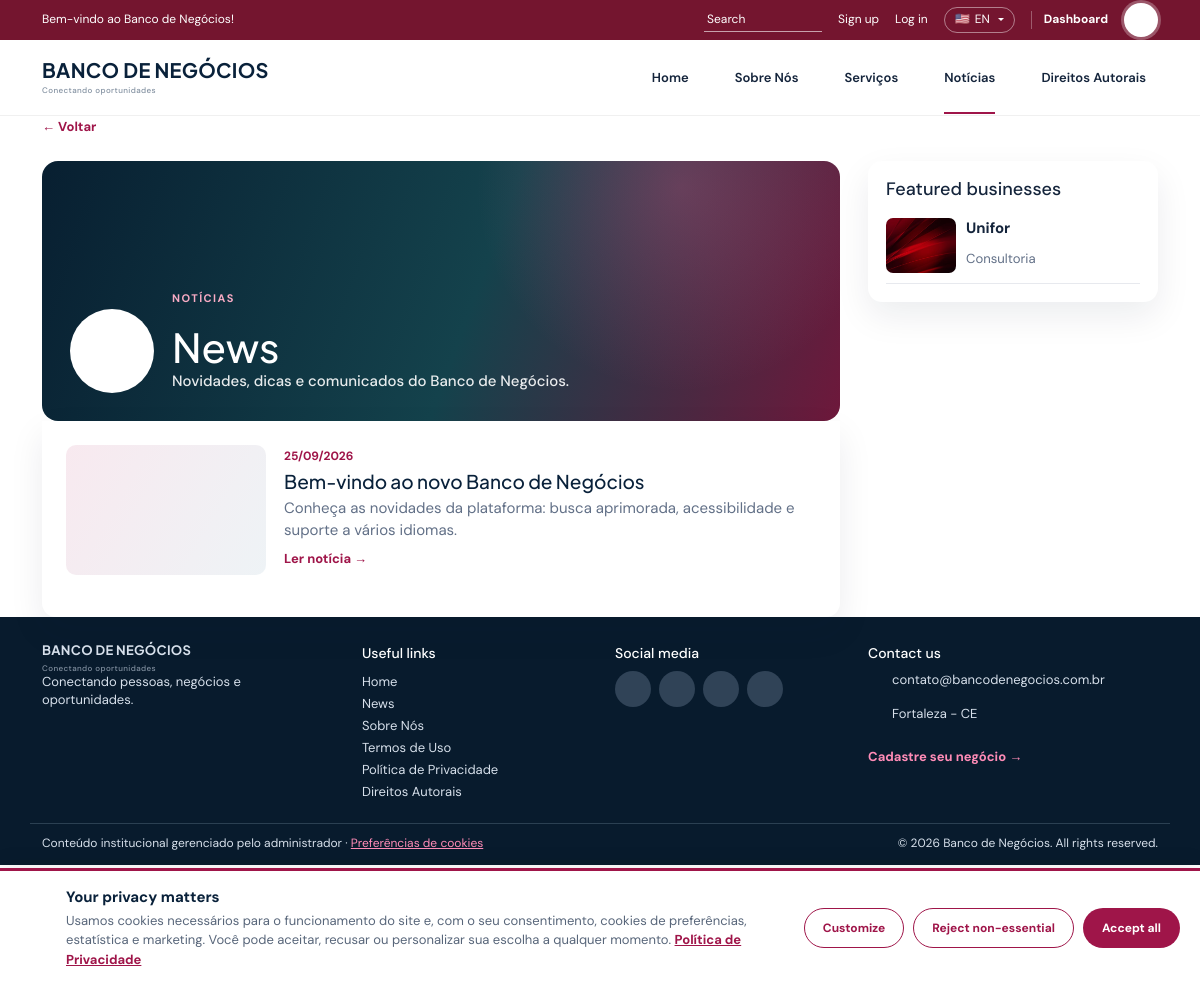
The page /noticias.php?lang=en on the database its author committed.
### tables this page shows
CREATE TABLE IF NOT EXISTS idiomas (
  id INT AUTO_INCREMENT PRIMARY KEY,
  codigo VARCHAR(10) NOT NULL UNIQUE,
  nome VARCHAR(60) NOT NULL,
  bandeira VARCHAR(16) NOT NULL DEFAULT '',
  padrao TINYINT(1) NOT NULL DEFAULT 0,
  ativo TINYINT(1) NOT NULL DEFAULT 1,
  ordem INT NOT NULL DEFAULT 0
);

CREATE TABLE IF NOT EXISTS menu_itens (
  id INT AUTO_INCREMENT PRIMARY KEY,
  titulo VARCHAR(120) NOT NULL,
  url VARCHAR(255) NOT NULL,
  parent_id INT NULL,
  ordem INT NOT NULL DEFAULT 0,
  status TINYINT(1) NOT NULL DEFAULT 1,
  criado_em TIMESTAMP DEFAULT CURRENT_TIMESTAMP,
  FOREIGN KEY(parent_id) REFERENCES menu_itens(id) ON DELETE CASCADE
);

CREATE TABLE IF NOT EXISTS noticias (
  id INT AUTO_INCREMENT PRIMARY KEY,
  titulo VARCHAR(200) NOT NULL,
  slug VARCHAR(220) NOT NULL UNIQUE,
  resumo VARCHAR(400) NULL,
  conteudo LONGTEXT NOT NULL,
  imagem VARCHAR(255) NULL,
  autor VARCHAR(120) NULL,
  destaque TINYINT(1) NOT NULL DEFAULT 0,
  status TINYINT(1) NOT NULL DEFAULT 1,
  publicado_em DATETIME NOT NULL DEFAULT CURRENT_TIMESTAMP,
  criado_em TIMESTAMP DEFAULT CURRENT_TIMESTAMP
);

CREATE TABLE IF NOT EXISTS anuncios (
  id INT AUTO_INCREMENT PRIMARY KEY,
  usuario_id INT NULL,
  categoria_id INT NULL,
  titulo VARCHAR(180) NOT NULL,
  descricao TEXT NOT NULL,
  tipo VARCHAR(20) NOT NULL DEFAULT 'servico',
  imagem_destaque VARCHAR(255),
  logo VARCHAR(255) NULL,
  link VARCHAR(255) NULL,
  whatsapp VARCHAR(30),
  localizacao VARCHAR(120),
  avaliacao DECIMAL(2,1) DEFAULT 0,
  status ENUM('ativo','inativo') DEFAULT 'ativo',
  data_criacao TIMESTAMP DEFAULT CURRENT_TIMESTAMP,
  FOREIGN KEY(usuario_id) REFERENCES usuarios(id) ON DELETE SET NULL,
  FOREIGN KEY(categoria_id) REFERENCES categorias(id) ON DELETE SET NULL
);

CREATE TABLE IF NOT EXISTS categorias (
  id INT AUTO_INCREMENT PRIMARY KEY,
  nome VARCHAR(120) NOT NULL,
  icone VARCHAR(120) DEFAULT '✦',
  slug VARCHAR(140) UNIQUE NOT NULL,
  destaque TINYINT(1) NOT NULL DEFAULT 0
);

CREATE TABLE IF NOT EXISTS redes_sociais (
  id INT AUTO_INCREMENT PRIMARY KEY,
  rede VARCHAR(30) NOT NULL,
  nome VARCHAR(60) NOT NULL,
  url VARCHAR(255) NOT NULL,
  ordem INT NOT NULL DEFAULT 0,
  ativo TINYINT(1) NOT NULL DEFAULT 1
);

### noticias.php (the view, shortened to what the rows shown need)
<?php
require_once __DIR__ . '/config/database.php';
require_once __DIR__ . '/includes/functions.php';
$perPage = 6;
$pageNum = max(1, (int)($_GET['p'] ?? 1));
$total = (int)(db_one($pdo, 'SELECT COUNT(*) n FROM noticias WHERE status=1 AND publicado_em<=NOW()')['n'] ?? 0);
$pages = max(1, (int)ceil($total / $perPage));
$pageNum = min($pageNum, $pages);
$news = get_news($pdo, $perPage, ($pageNum - 1) * $perPage);
$lead = $news[0] ?? null;
$sidebarAds = get_featured_ads($pdo, 5) ?: get_ads($pdo, 5);
$page_title = t('news.title') . ' | ' . setting($pdo, 'site_name', 'Banco de Negócios');
include __DIR__ . '/includes/header.php';
?>
<main id="conteudo" class="container inner-page profile-page">
  <div class="profile-layout">
    <article>
      <div class="profile-hero" style="<?= !empty($lead['imagem']) ? "background-image:linear-gradient(90deg,rgba(8,31,49,.88),rgba(8,31,49,.25)),url('" . e($lead['imagem']) . "')" : '' ?>">
        <div><p class="eyebrow"><?= e(t('news.eyebrow')) ?></p><h1><?= e(t('news.title')) ?></h1><strong><?= e(t('news.subtitle')) ?></strong></div>
      </div>
      <div class="profile-body">
        <?php if (!$news): ?>
          <p class="muted"><?= e(t('news.empty')) ?></p>
        <?php else: ?>
          <div class="news-list">
            <?php foreach ($news as $n): ?>
            <article class="news-row">
              <a class="news-row-cover" href="noticia.php?slug=<?= urlencode($n['slug']) ?>" tabindex="-1" aria-hidden="true">
                <?php if (!empty($n['imagem'])): ?><img src="<?= e($n['imagem']) ?>" alt="" loading="lazy"><?php else: ?><span class="news-card-placeholder"><?= svg_icon('megafone', 'icon-benefit') ?></span><?php endif; ?>
              </a>
              <div>
                <time datetime="<?= e(date('Y-m-d', strtotime($n['publicado_em']))) ?>"><?= e(date('d/m/Y', strtotime($n['publicado_em']))) ?></time>
                <h2><a href="noticia.php?slug=<?= urlencode($n['slug']) ?>"><?= e($n['titulo']) ?></a></h2>
                <?php if (!empty($n['resumo'])): ?><p><?= e($n['resumo']) ?></p><?php endif; ?>
                <a class="news-card-more" href="noticia.php?slug=<?= urlencode($n['slug']) ?>"><?= e(t('news.read_more')) ?></a>
              </div>
            </article>
            <?php endforeach; ?>
          </div>
        <?php endif; ?>
      </div>
    </article>
    <aside class="profile-sidebar">
      <h2><?= e(t('home.ads_title')) ?></h2>
      <?php foreach ($sidebarAds as $other): ?>
      <a class="sidebar-ad" href="<?= e(ad_profile_url($other)) ?>">
        <?php if (ad_cover($other)): ?><img src="<?= e(ad_cover($other)) ?>" alt=""><?php else: ?><span class="sidebar-thumb"><?= e(initials($other['titulo'])) ?></span><?php endif; ?>
        <span><strong><?= e($other['titulo']) ?></strong><small><?= e($other['categoria'] ?? '') ?></small></span>
      </a>
      <?php endforeach; ?>
    </aside>
  </div>
</main>
<?php include __DIR__ . '/includes/footer.php'; ?>

### includes/header.php (shortened to what the rows shown need)
<?php
require_once __DIR__ . '/functions.php';
$pdo = $pdo ?? null;
$lang = current_lang();
$sitePages = page_settings($pdo);
$menuItems = get_menu_items($pdo);
$navTheme = setting($pdo, 'nav_theme', 'light');
$languages = get_languages($pdo);
$currentLanguage = $languages[0];
foreach ($languages as $l) if ($l['codigo'] === $lang) $currentLanguage = $l;
$menuParents = array_values(array_filter($menuItems, fn($i) => empty($i['parent_id'])));
$isHome = basename($_SERVER['SCRIPT_NAME'] ?? '') === 'index.php';
?><!doctype html>
<html lang="<?= e(html_lang()) ?>">
<head>
<link href="https://cdn.jsdelivr.net/npm/bootstrap@5.3.8/dist/css/bootstrap.min.css" rel="stylesheet">
<link rel="stylesheet" href="assets/css/style.css?v=6">
</head>
<body class="<?= $isHome ? 'is-home' : 'is-inner' ?>" data-lang="<?= e(html_lang()) ?>">
<div class="topbar">
  <div class="container topbar-inner">
    <div class="top-actions">
        <button aria-label="<?= e(t('search.button')) ?>"><?= svg_icon('busca', 'icon-sm') ?></button>
      <?php if (count($languages) > 1): ?>
      <div class="dropdown lang-control">
        <button class="lang-toggle dropdown-toggle" type="button" data-bs-toggle="dropdown" aria-expanded="false" aria-label="<?= e(t('top.language')) ?>: <?= e($currentLanguage['nome']) ?>">
          <span aria-hidden="true"><?= e($currentLanguage['bandeira'] ?: '🌐') ?></span> <?= e(strtoupper($currentLanguage['codigo'])) ?>
        </button>
      </div>
      <?php endif; ?>
    </div>
  </div>
</div>
<header class="site-header">
  <div class="container header-inner">
    <nav class="nav-theme-<?= e($navTheme) ?>" aria-label="Navegação principal">
      <?php foreach ($menuParents as $item):
        $active = is_current_url($item['url']);
        $menuTitle = tc('menu.' . $item['id'], $item['titulo']);
      ?>
      <div class="nav-item<?= $item['has_children'] ? ' has-children dropdown' : '' ?>">
        <a href="<?= e($item['url']) ?>" class="<?= $active ? 'active' : '' ?><?= $item['has_children'] ? ' dropdown-toggle' : '' ?>"<?= $item['has_children'] ? ' data-bs-toggle="dropdown" aria-expanded="false"' : '' ?><?= $active ? ' aria-current="page"' : '' ?>><?= e($menuTitle) ?></a>
      </div>
      <?php endforeach; ?>
    </nav>
  </div>
</header>

### includes/functions.php (shortened to what the rows shown need)
<?php
function e(?string $value): string
{
    return htmlspecialchars((string)$value, ENT_QUOTES, 'UTF-8');
}
function db_rows(?PDO $pdo, string $sql, array $params = []): array
{
    try {
        $st = $pdo->prepare($sql);
        $st->execute($params);
        return $st->fetchAll();
    } catch (Throwable $e) {
        return [];
    }
}
function db_one(?PDO $pdo, string $sql, array $params = []): ?array
{
    $r = db_rows($pdo, $sql, $params);
    return $r[0] ?? null;
}
function ad_profile_url(array $ad): string
{
    return 'perfil.php?id=' . (int)($ad['id'] ?? 0);
}
function ad_cover(array $ad): string
{
    return (string)($ad['imagem_destaque'] ?? $ad['imagem'] ?? '');
}
function ensure_schema(?PDO $pdo): void
{
    static $done = false;
    if ($done || !$pdo) return;
    $done = true;
    $row = db_one($pdo, 'SELECT valor FROM configuracoes WHERE chave=?', ['schema_version']);
    if ((int)($row['valor'] ?? 0) >= SCHEMA_VERSION) return;
}
function setting(?PDO $pdo, string $key, string $default = ''): string
{
    $cache = $GLOBALS['__bn_settings'] ?? [];
    return array_key_exists($key, $cache) ? (string)$cache[$key] : $default;
}
function get_languages(?PDO $pdo, bool $onlyActive = true): array
{
    static $cache = [];
    $k = $onlyActive ? 'a' : 't';
    if (isset($cache[$k])) return $cache[$k];
    $rows = db_rows($pdo, 'SELECT * FROM idiomas' . ($onlyActive ? ' WHERE ativo=1' : '') . ' ORDER BY ordem,id');
    return $cache[$k] = $rows;
}
function default_language(?PDO $pdo): string
{
    foreach (get_languages($pdo) as $l) if ((int)$l['padrao'] === 1) return $l['codigo'];
    return get_languages($pdo)[0]['codigo'] ?? 'pt';
}
function current_lang(): string
{
    static $lang = null;
    if ($lang !== null) return $lang;
    global $pdo;
    $codes = array_column(get_languages($pdo ?? null), 'codigo');
    $candidate = $_GET['lang'] ?? $_SESSION['lang'] ?? $_COOKIE['bn_lang'] ?? null;
    if (is_string($candidate) && in_array($candidate, $codes, true)) {
        $lang = $candidate;
    } else {
        $lang = default_language($pdo ?? null);
    }
    return $lang;
}
function html_lang(): string
{
    $map = ['pt' => 'pt-BR', 'en' => 'en', 'es' => 'es'];
    $l = current_lang();
    return $map[$l] ?? $l;
}
function load_translations(?PDO $pdo, string $lang): array
{
    static $cache = [];
    if (!isset($cache[$lang])) {
        $cache[$lang] = [];
        foreach (db_rows($pdo, 'SELECT chave,valor FROM traducoes WHERE idioma=?', [$lang]) as $r) $cache[$lang][$r['chave']] = $r['valor'];
    }
    return $cache[$lang];
}
function t(string $key, array $vars = []): string
{
    global $pdo;
    static $base = null;
    if ($base === null) $base = require __DIR__ . '/i18n.php';
    $lang = current_lang();
    $tr = load_translations($pdo ?? null, $lang);
    $text = $tr[$key] ?? null;
    if ($text === null || $text === '') {
        $def = default_language($pdo ?? null);
        if ($def !== $lang) $text = load_translations($pdo ?? null, $def)[$key] ?? null;
    }
    if ($text === null || $text === '') $text = $base[$key] ?? $key;
    return $text;
}
function tc(string $key, ?string $original): string
{
    global $pdo;
    $lang = current_lang();
    $tr = load_translations($pdo ?? null, $lang);
    $val = $tr['conteudo.' . $key] ?? '';
    return $val !== '' ? $val : (string)$original;
}
function lang_url(string $code): string
{
    $q = $_GET;
    $q['lang'] = $code;
    $path = strtok($_SERVER['REQUEST_URI'] ?? 'index.php', '?');
    return $path . '?' . http_build_query($q);
}
function get_featured_ads(?PDO $pdo, int $limit = 4): array
{
    return db_rows($pdo, 'SELECT a.*,c.nome categoria FROM anuncio_destaques d JOIN anuncios a ON a.id=d.anuncio_id LEFT JOIN categorias c ON c.id=a.categoria_id WHERE d.ativo=1 AND a.status="ativo" ORDER BY d.ordem,d.anuncio_id LIMIT ' . max(1, $limit));
}
function page_settings(?PDO $pdo): array
{
    return db_rows($pdo, 'SELECT * FROM paginas WHERE status=1 ORDER BY ordem,id');
}
function get_social_links(?PDO $pdo, bool $onlyActive = true): array
{
    return db_rows($pdo, 'SELECT * FROM redes_sociais' . ($onlyActive ? ' WHERE ativo=1' : '') . ' ORDER BY ordem,id');
}
function get_news(?PDO $pdo, int $limit = 20, int $offset = 0, int $exceptId = 0): array
{
    return db_rows($pdo, 'SELECT * FROM noticias WHERE status=1 AND publicado_em<=NOW() AND id<>? ORDER BY destaque DESC, publicado_em DESC LIMIT ' . max(1, $limit) . ' OFFSET ' . max(0, $offset), [$exceptId]);
}
function get_menu_items(?PDO $pdo): array
{
    $items = db_rows($pdo, 'SELECT * FROM menu_itens WHERE status=1 ORDER BY ordem,id');
    foreach ($items as &$item) {
        $item['has_children'] = false;
    }
    return $items;
}
function is_current_url(string $url): bool
{
    if ($url === '' || str_contains($url, '#') || preg_match('#^https?://#', $url)) return false;
    $script = basename($_SERVER['SCRIPT_NAME'] ?? '');
    $parts = parse_url($url);
    if (basename($parts['path'] ?? '') !== $script) return false;
    return true;
}
function svg_icon(string $name, string $class = 'icon'): string
{
    $path = $stroke[$name] ?? $stroke['site'];
    return '<svg class="' . e($class) . '" viewBox="0 0 24 24" fill="none" stroke="currentColor" stroke-width="1.8" stroke-linecap="round" stroke-linejoin="round" aria-hidden="true" focusable="false">' . $path . '</svg>';
}

### includes/footer.php (shortened to what the rows shown need)
<?php
$pdo = $pdo ?? null;
$footerTitles = [
    'links' => tc('footer_title_links', setting($pdo, 'footer_title_links', '')) ?: t('footer.links'),
    'social' => tc('footer_title_social', setting($pdo, 'footer_title_social', '')) ?: t('footer.social'),
    'contact' => tc('footer_title_contact', setting($pdo, 'footer_title_contact', '')) ?: t('footer.contact'),
];
$footerLinks = [];
if (!$footerLinks) {
    $footerLinks[] = ['titulo' => t('nav.home'), 'url' => 'index.php'];
    $footerLinks[] = ['titulo' => t('news.title'), 'url' => 'noticias.php'];
    foreach (page_settings($pdo) as $page) $footerLinks[] = ['titulo' => $page['titulo'], 'url' => 'pagina.php?slug=' . urlencode($page['slug'])];
}
$socials = get_social_links($pdo);
?>
<footer class="site-footer">
  <div class="container footer-grid">
    <div>
      <h4><?= e($footerTitles['links']) ?></h4>
      <?php foreach ($footerLinks as $link): ?><a href="<?= e($link['url']) ?>"><?= e($link['titulo']) ?></a><?php endforeach; ?>
    </div>
    <div>
      <div class="socials">
        <?php foreach ($socials as $s): ?>
        <a href="<?= e($s['url']) ?>" target="_blank" rel="noopener" aria-label="<?= e($s['nome']) ?>" title="<?= e($s['nome']) ?>"><?= svg_icon($s['rede'], 'icon-social') ?></a>
        <?php endforeach; ?>
      </div>
    </div>
  </div>
</footer>
</body>
</html>

### rows shown on the page
idiomas: bandeira "🇺🇸", codigo "EN"
menu_itens: titulo "Sobre Nós"
menu_itens: titulo "Serviços"
menu_itens: titulo "Notícias"
menu_itens: titulo "Direitos Autorais"
noticias: publicado_em "25/09/2026", titulo "Bem-vindo ao novo Banco de Negócios", resumo "Conheça as novidades da plataforma: busca aprimorada, acessibilidade e suporte a vários idiomas."
anuncios: imagem_destaque (picture), titulo "Unifor", categoria.nome "Consultoria"

### other values the page prints
$siteTopbar "Bem-vindo ao Banco de Negócios!"
t('top.create_account') "Sign up"
t('top.login') "Log in"
t('top.panel') "Dashboard"
mb_strtoupper($siteName) "BANCO DE NEGÓCIOS"
$siteTagline "Conectando oportunidades"
t('nav.home') "Home"
t('page.back') "← Voltar"
t('news.eyebrow') "NOTÍCIAS"
t('news.title') "News"
t('news.subtitle') "Novidades, dicas e comunicados do Banco de Negócios."
t('home.ads_title') "Featured businesses"
mb_strtoupper($footerName) "BANCO DE NEGÓCIOS"
$footerSlogan "Conectando pessoas, negócios e oportunidades."
$footerTitles['links'] "Useful links"
